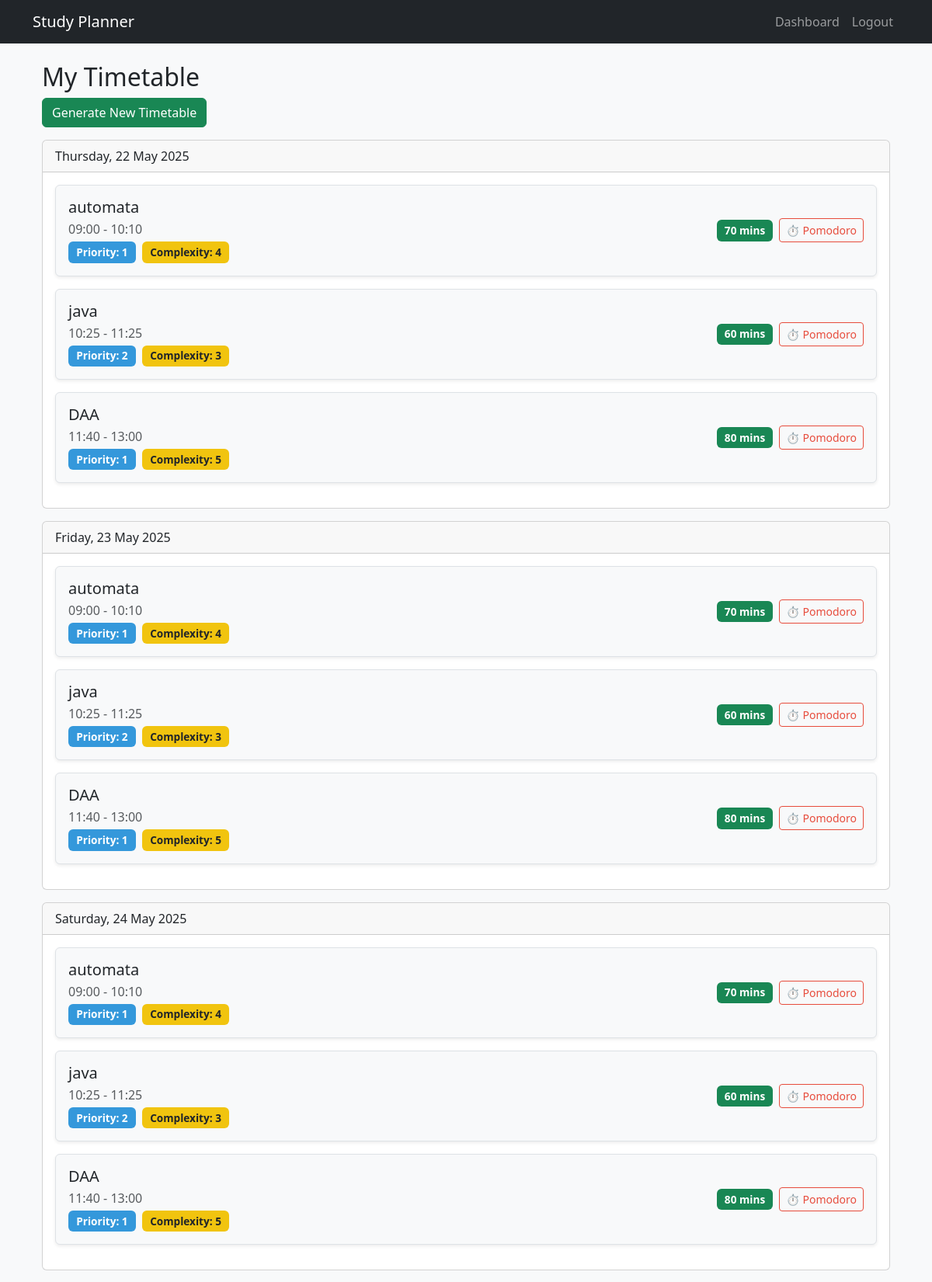
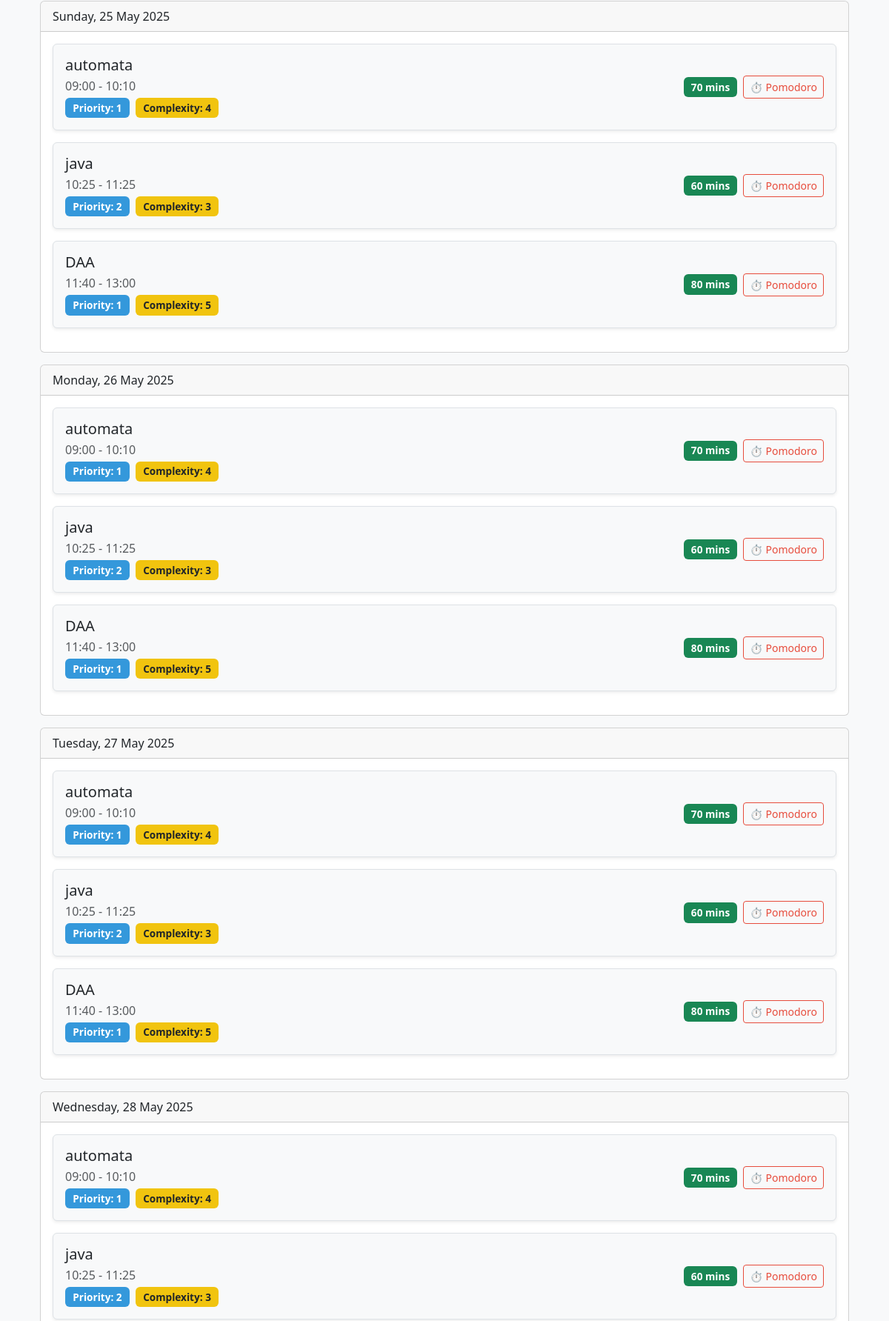
The app's page /timetable (signed in, upper part) with its own data (2 pictures, top to bottom).
### app.py (models this page shows, shortened)
class TimetableSession(db.Model):
    id = db.Column(db.Integer, primary_key=True)
    user_id = db.Column(db.Integer, db.ForeignKey('user.id'), nullable=False)
    subject_id = db.Column(db.Integer, db.ForeignKey('subject.id'), nullable=False)
    date = db.Column(db.Date, nullable=False)
    start_time = db.Column(db.Time, nullable=False)
    end_time = db.Column(db.Time, nullable=False)
    duration = db.Column(db.Integer, nullable=False)
    subject = db.relationship('Subject')

class Subject(db.Model):
    id = db.Column(db.Integer, primary_key=True)
    user_id = db.Column(db.Integer, db.ForeignKey('user.id'), nullable=False)
    name = db.Column(db.String(100), nullable=False)
    days_left = db.Column(db.Integer, nullable=False)
    total_units = db.Column(db.Integer, nullable=False)
    completed_units = db.Column(db.Integer, default=0)
    priority = db.Column(db.Integer, nullable=False)
    complexity = db.Column(db.Integer, nullable=False)

### app.py (the view)
@app.route('/timetable')
@login_required
def timetable():
    sessions = TimetableSession.query.filter_by(user_id=current_user.id).order_by(
        TimetableSession.date, TimetableSession.start_time
    ).all()
    return render_template('timetable.html', timetable=sessions)

### app.py (called while the page is built)
@login_manager.user_loader
def load_user(user_id):
    return User.query.get(int(user_id))

### templates/timetable.html
{% extends "base.html" %}
{% block content %}
<div class="container">
    <h2>My Timetable</h2>
    <a href="{{ url_for('generate_timetable') }}" class="btn btn-success mb-3">Generate New Timetable</a>
    {% for day in timetable|groupby('date') %}
    <div class="card mb-3">
        <div class="card-header">
            {{ day.grouper.strftime('%A, %d %B %Y') }}
        </div>
        <div class="card-body">
            {% for session in day.list %}
            <div class="d-flex justify-content-between align-items-center mb-3 p-3 border rounded shadow-sm bg-light">
                <div>
                    <h5 class="mb-1">{{ session.subject.name }}</h5>
                    <p class="mb-1 text-muted">
                        {{ session.start_time.strftime('%H:%M') }} - {{ session.end_time.strftime('%H:%M') }}
                    </p>
                    <span class="badge bg-primary me-1">Priority: {{ session.subject.priority }}</span>
                    <span class="badge bg-warning text-dark">Complexity: {{ session.subject.complexity }}</span>
                </div>
                <div class="text-end d-flex align-items-center">
                    <span class="badge bg-success me-2">{{ session.duration }} mins</span>
                    <a href="{{ url_for('pomodoro_subject', subject_name=session.subject.name) }}"
                       class="btn btn-outline-danger btn-sm">
                        ⏱️ Pomodoro
                    </a>
                </div>
            </div>
            {% endfor %}
        </div>
    </div>
    {% endfor %}
</div>
{% endblock %}

### static/css/style.css (style rules this page uses)
body { font-family: 'Segoe UI', Tahoma, Geneva, Verdana, sans-serif; background-color: #f8f9fa; min-height: 100vh; }
.badge { font-size: 0.85em; padding: 0.5em 0.75em; }
.bg-primary { background-color: #3498db!important; }
.bg-warning { background-color: #f1c40f!important; }
.btn-outline-danger { border-color: #e74c3c; color: #e74c3c; }

### records on screen
TimetableSession: grouper "Thursday, 22 May 2025", subject.name "automata", start_time "09:00", end_time "10:10", subject.priority "1", subject.complexity "4", duration "70"
TimetableSession: subject.name "java", start_time "10:25", end_time "11:25", subject.priority "2", subject.complexity "3", duration "60"
TimetableSession: subject.name "DAA", start_time "11:40", end_time "13:00", subject.priority "1", subject.complexity "5", duration "80"
TimetableSession: grouper "Friday, 23 May 2025", subject.name "automata", start_time "09:00", end_time "10:10", subject.priority "1", subject.complexity "4", duration "70"
TimetableSession: subject.name "java", start_time "10:25", end_time "11:25", subject.priority "2", subject.complexity "3", duration "60"
TimetableSession: subject.name "DAA", start_time "11:40", end_time "13:00", subject.priority "1", subject.complexity "5", duration "80"
TimetableSession: grouper "Saturday, 24 May 2025", subject.name "automata", start_time "09:00", end_time "10:10", subject.priority "1", subject.complexity "4", duration "70"
TimetableSession: subject.name "java", start_time "10:25", end_time "11:25", subject.priority "2", subject.complexity "3", duration "60"
TimetableSession: subject.name "DAA", start_time "11:40", end_time "13:00", subject.priority "1", subject.complexity "5", duration "80"
TimetableSession: grouper "Sunday, 25 May 2025", subject.name "automata", start_time "09:00", end_time "10:10", subject.priority "1", subject.complexity "4", duration "70"
TimetableSession: subject.name "java", start_time "10:25", end_time "11:25", subject.priority "2", subject.complexity "3", duration "60"
TimetableSession: subject.name "DAA", start_time "11:40", end_time "13:00", subject.priority "1", subject.complexity "5", duration "80"
TimetableSession: grouper "Monday, 26 May 2025", subject.name "automata", start_time "09:00", end_time "10:10", subject.priority "1", subject.complexity "4", duration "70"
TimetableSession: subject.name "java", start_time "10:25", end_time "11:25", subject.priority "2", subject.complexity "3", duration "60"
TimetableSession: subject.name "DAA", start_time "11:40", end_time "13:00", subject.priority "1", subject.complexity "5", duration "80"
TimetableSession: grouper "Tuesday, 27 May 2025", subject.name "automata", start_time "09:00", end_time "10:10", subject.priority "1", subject.complexity "4", duration "70"
TimetableSession: subject.name "java", start_time "10:25", end_time "11:25", subject.priority "2", subject.complexity "3", duration "60"
TimetableSession: subject.name "DAA", start_time "11:40", end_time "13:00", subject.priority "1", subject.complexity "5", duration "80"
TimetableSession: grouper "Wednesday, 28 May 2025", subject.name "automata", start_time "09:00", end_time "10:10", subject.priority "1", subject.complexity "4", duration "70"
TimetableSession: subject.name "java", start_time "10:25", end_time "11:25", subject.priority "2", subject.complexity "3", duration "60"
